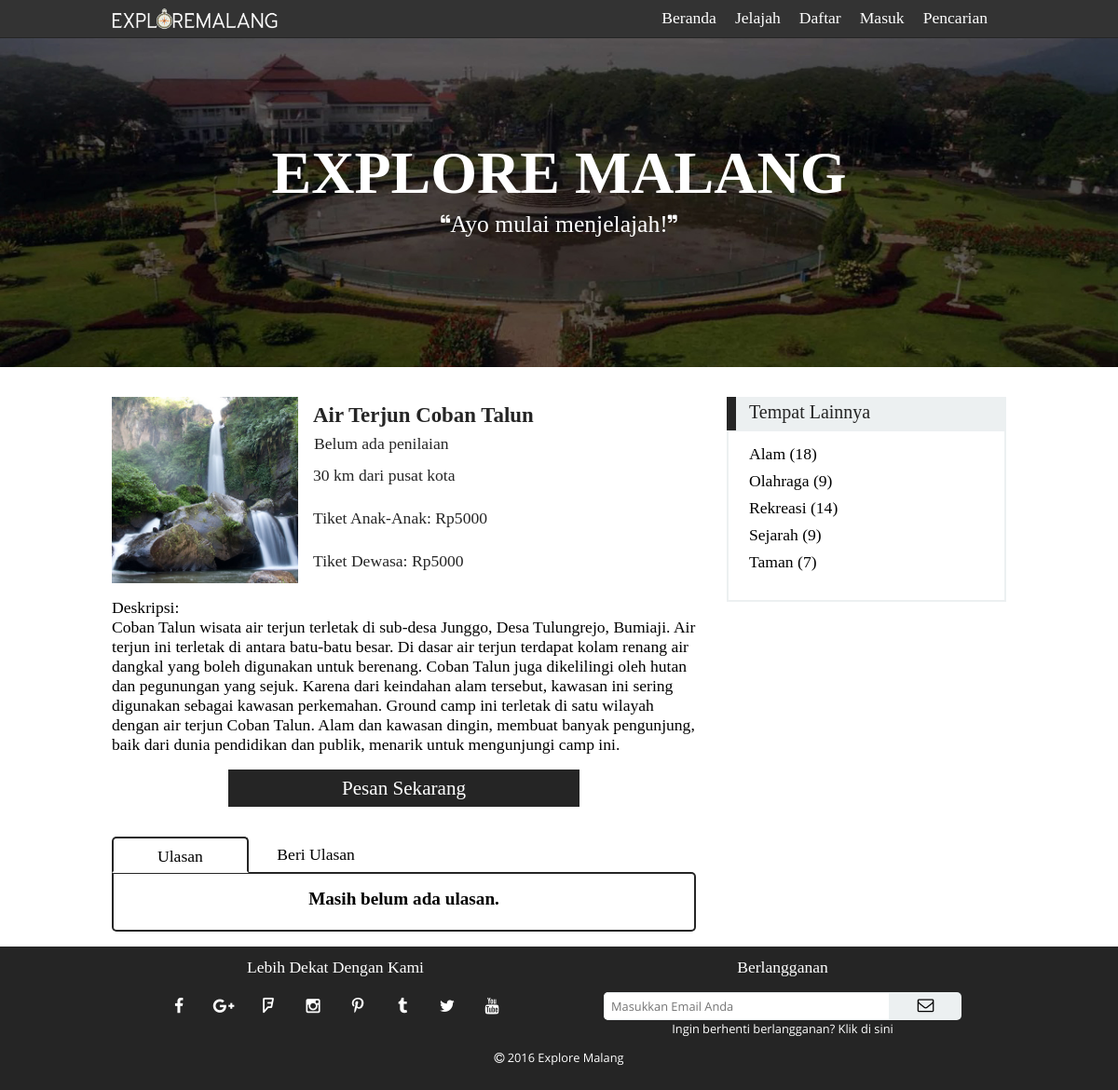
The page /places.php?id=5 on the database its author committed.
### tables this page shows
CREATE TABLE `tb_place` (
  `idplace` int(3) NOT NULL AUTO_INCREMENT,
  `name` varchar(50) NOT NULL,
  `description` text NOT NULL,
  `picture` varchar(50) NOT NULL DEFAULT 'css/img/place/',
  `category` enum('sport','park','recreation','history','nature') NOT NULL DEFAULT 'nature',
  `pricekid` int(10) NOT NULL DEFAULT '0',
  `priceadult` int(10) NOT NULL DEFAULT '0',
  `distance` int(3) NOT NULL DEFAULT '0',
  PRIMARY KEY (`idplace`)
);

### places.php (the view, shortened to what this page needs)
<?php
    if (isset($_GET['id'])==true){
        $idplace = $_GET['id'];
    }
    require 'template/template-upper.php';
    $tbl_name="tb_place";
?>
<link rel="stylesheet" type="text/css" href="css/places.css">
<div id="place-container">
    <?php
        if (isset($_GET['id'])==true){
            echo '<table cellpadding="0" cellspacing="0">';
            echo '<tr>';
            echo '<td id="table-left" width="%">';
            $query="SELECT * FROM $tbl_name WHERE idplace='$idplace'";
            $result=mysql_query($query);
            $count=mysql_num_rows($result);
            if ($count==1){
                $row = mysql_fetch_array($result);
                echo '<table id="detail-container" cellpadding="0" cellspacing="0">';
                echo '<tr>';
                echo '<td id="detail-picture" rowspan="5">';
                echo '<img src="';
                echo $row["picture"];
                echo '">';
                echo '</td>';
                echo '<td id="detail-name">';
                echo '<h6>';
                echo $row["name"];
                echo '</h6>';
                echo '</td>';
                echo '</tr>';
                echo '<tr>';
                echo '<td id="detail-rating">';
                $tbl_name2 = "tb_review";
                $rating="SELECT * FROM $tbl_name2 WHERE idplace=$idplace";
                $result2=mysql_query($rating);
                $count2=mysql_num_rows($result2);
                if ($count2==0){
                    echo '<p id="first-star" style="padding-left: 17px;">Belum ada penilaian</p>';
                }
                echo '</td>';
                echo '</tr>';
                echo '<tr>';
                echo '<td id="detail-distance">';
                echo '<p>';
                echo $row["distance"];
                echo ' km dari pusat kota</p>';
                echo '</td>';
                echo '</tr>';
                echo '<tr>';
                echo '<td id="detail-price1">';
                echo '<p>Tiket Anak-Anak: ';
                if ($row["pricekid"]==0){
                    echo 'Gratis';
                }
                else {
                    echo ' Rp'.$row["pricekid"];
                }
                echo '</p>';
                echo '</td>';
                echo '</tr>';
                echo '<tr>';
                echo '<td id="detail-price2">';
                echo '<p>Tiket Dewasa: ';
                if ($row["priceadult"]==0){
                    echo 'Gratis';
                }
                else {
                    echo ' Rp'.$row["priceadult"];
                }
                echo '</p>';
                echo '</td>';
                echo '</tr>';
                echo '</table>';
                echo '<table id="place-desc" cellpadding="0" cellspacing="0">';
                echo '<tr>';
                echo '<td id="desc">';
                echo 'Deskripsi:';
                echo '</td>';
                echo '<td>';
                echo $row["description"];
                echo '</td>';
                echo '</tr>';
                echo '<tr>';
                echo '<td id="detail-reserve" colspan="2">';
                if (($row["priceadult"]==0)&&($row["pricekid"]==0)){
                    echo '<label for="no-need-pay-check">';
                    echo '<p>';
                    echo 'Pesan Sekarang';
                    echo '</p>';
                    echo '</label>';
                }
                else {
                    echo '<a href="reservation.php?id=';
                    echo $row["idplace"];
                    echo '">';
                    echo '<button>Pesan Sekarang</button>';
                    echo '</a>';
                }
                echo '</td>';
                echo '</tr>';
                echo '</table>';
                echo '<div id="review-tab">';
                echo '<div id="tab-1" class="tabs unselectable">';
                echo '<label for="tab1">';
                echo 'Ulasan';
                echo '</label>';
                echo '</div>';
                echo '<div id="tab-2" class="tabs unselectable">';
                echo '<label for="tab2">';
                echo 'Beri Ulasan';
                echo '</label>';
                echo '</div>';
                echo '</div>';
                echo '<div id="review-container">';
                echo '<br>';
                echo '<div id="tabs-1">';
                $tbl_name2 = "tb_review";
                $rating="SELECT * FROM $tbl_name2 WHERE idplace=$idplace";
                $result2=mysql_query($rating);
                $count2=mysql_num_rows($result2);
                if ($count2>=1){
                    while ($row2=mysql_fetch_array($result2)){
                        echo '<table class="table-review" cellpadding="0" cellspacing="0">';
                        echo '<tr>';
                        echo '<td class="review-img" rowspan="3">';
                        echo '<img src="';
                        $tbl_name3 = "tb_profile";
                        $username3=$row2['username'];
                        $query3 = "SELECT * FROM $tbl_name3 WHERE username='$username3'";
                        $result3 = mysql_query($query3);
                        $row3 = mysql_fetch_array($result3);
                        echo $row3['picture'];
                        echo '">';
                        echo '</td>';
                        echo '<td class="review-username">';
                        echo '<p>';
                        echo $row2['username'];
                        echo '</p>';
                        echo '</td>';
                        echo '</tr>';
                        echo '<tr>';
                        echo '<td class="review-star">';
                        echo '<p>';
                        for ($counting = 1; $counting<=$row2["rating"]; $counting++){
                            echo '<i class="fa fa-star"></i>';
                        }
                        echo '</p>';
                        echo '</td>';
                        echo '</tr>';
                        echo '<tr>';
                        echo '<td class="review-content">';
                        echo '<p>';
                        echo $review = nl2br($row2['review']);
                        echo '</p>';
                        echo '</td>';
                        echo '</tr>';
                        echo '</table>';
                        echo '<div class="strips">';
                        echo '</div>';
                    }
                }
                else {
                    echo '<h5>';
                    echo 'Masih belum ada ulasan.';
                    echo '</h5>';
                }
                echo '</div>';
                echo '</div>';
            }
            echo '</td>';
            echo '<td id="table-right">';
            echo '<div id="place-header">';
            echo '<div class="square"></div>';
            echo '<p>Tempat Lainnya</p>';
            echo '</div>';
            echo '<div id="place-other">';
            echo '<br>';
            for ($x=1;$x<=5;$x++){
                switch ($x) {
                    case 1:
                        $showed='Alam';
                        $name='nature';
                        break;
                    case 2:
                        $showed='Olahraga';
                        $name='sport';
                        break;
                    case 3:
                        $showed='Rekreasi';
                        $name='recreation';
                        break;
                    case 4:
                        $showed='Sejarah';
                        $name='history';
                        break;
                    case 5:
                        $showed='Taman';
                        $name='park';
                        break;
                }
                $query="SELECT * FROM $tbl_name WHERE category='$name'";
                $result=mysql_query($query);
                $count=mysql_num_rows($result);
                echo '<div id="category-';
                echo $x;
                echo '" class="category">';
                echo '<label class="unselectable" for="cat-';
                echo $x;
                echo '-more">';
                echo $showed;
                echo ' ('.$count.')</label>';
                echo '</div>';
            }
            echo '</div>';
            echo '</td>';
            echo '</tr>';
            echo '</table>';
        }
    ?>
</div>
<?php
    require 'template/template-footer.php';
?>

### css/style.css (style rules this page uses)
body { margin: 0; min-height: 100%; }
a { text-decoration: none; color: inherit; }
.unselectable { -webkit-user-select: none; -moz-user-select: none; -ms-user-select: none; -o-user-select: none; user-select: none; }

### css/places.css (style rules this page uses)
#place-container { width: 80%; margin: auto; margin-top: 32px; }
#place-container table { width: 100%; }
#place-container table #table-left { vertical-align: top; }
#table-left #detail-container { width: 95%; margin: 0; }
#table-left #detail-container #detail-picture { width: 200px; height: 200px; }
#table-left #detail-container #detail-picture img { width: 100%; height: 100%; }
#table-left #detail-container #detail-name, #table-left #detail-container #detail-rating, #table-left #detail-container #detail-distance, #table-left #detail-container #detail-price1, #table-left #detail-container #detail-price2 { font-family: Pseudonym; font-size: 1.1em; color: #252525; }
#table-left #detail-container #detail-rating p, #table-left #detail-container #detail-distance p, #table-left #detail-container #detail-price1 p, #table-left #detail-container #detail-price2 p { margin-left: 16px; margin-right: 16px; }
#table-left #detail-container #detail-name h6 { font-size: 1.3em; margin: 0; margin-left: 16px; margin-right: 16px; }
#table-left #detail-container #detail-name { height: 40px; }
#table-left #detail-container #detail-rating { height: 20px; }
#table-left #detail-container #detail-rating #first-star { margin-left: 0; }
#table-left #place-desc { font-family: Pseudonym; font-size: 1.1em; width: 95%; margin: 0; margin-top: 16px; margin-bottom: 32px; }
#table-left #place-desc td { display: table; width: 100%; }
#table-left #place-desc #desc { vertical-align: top; }
#table-left #place-desc #detail-reserve { text-align: center; vertical-align: top; }
#table-left #place-desc #detail-reserve button { margin-top: 16px; background-color: #252525; border: 0; width: 60%; height: 40px; font-family: Pseudonym; font-size: 1.2em; color: #fff; cursor: pointer; }
#table-left #review-tab { height: 40px; width: 100%; background-color: #fff; }
#table-left #review-tab .tabs { padding-top: 9px; padding-bottom: 9px; text-align: center; float: left; font-family: Pseudonym; font-size: 1.1em; border-radius: 5px 5px 0 0; }
#table-left input[name="tabs"], #review-container #tabs-1, #review-container #tabs-2 { display: none; }
#table-left input[id="tab1"]:checked ~ #review-container #tabs-1, #table-left input[id="tab2"]:checked ~ #review-container #tabs-2 { display: block; }
#table-left #review-tab #tab-1 label { padding-top: 9px; padding-bottom: 9px; padding-left: 49px; padding-right: 49px; cursor: pointer; }
#table-left #review-tab #tab-2 label { padding-top: 9px; padding-bottom: 9px; padding-left: 30.5px; padding-right: 30.5px; cursor: pointer; }
#table-left #review-container { width: 95%; margin: 0; margin-top: -2px; margin-bottom: 16px; box-shadow: inset 0px 0px 0px 2px #252525; border-radius: 0 5px 5px 5px; }
#table-left input[id="tab1"]:checked ~ #review-tab #tab-1, #table-left input[id="tab2"]:checked ~ #review-tab #tab-2 { border-top: solid 2px #252525; border-left: solid 2px #252525; border-right: solid 2px #252525; border-bottom: solid 2px #fff; }
#table-left input[id="tab1"]:checked ~ #review-tab #tab-1, #table-left input[id="tab2"]:checked ~ #review-tab .tabs { padding-bottom: 5px; }
#table-left input[id="tab1"]:checked ~ #review-tab #tab-1 label { padding-top: 7px; padding-bottom: 7px; padding-left: 47px; padding-right: 47px; cursor: default; }
#review-container #tabs-1 { width: 100%; }
#review-container #tabs-1 h5, #review-container #tabs-2 h5 { font-family: Pseudonym; font-size: 1.2em; text-align: center; margin: 0; padding-bottom: 24px; padding-left: 4px; padding-right: 4px; }
#place-container table #table-right { width: 300px; vertical-align: top; }
#place-header { height: 36px; width: 100%; background-color: #ecf0f1; }
.square { height: 100%; width: 10px; background-color: #252525; float: left; }
#place-header p { font-family: Pseudonym; font-size: 20px; color: #252525; float: left; margin: 0; margin-left: 14px; margin-top: 5px; }
#table-right #place-other { box-shadow: inset 0px 0px 0px 2px #ecf0f1; margin-top: -1px; margin-bottom: 16px; }
.category { font-family: Pseudonym; text-align: left; padding-bottom: 8px; }
.category label { cursor: pointer; font-size: 1.1em; margin-left: 24px; }
#place-other { padding-bottom: 24px; }

### rows shown on the page
tb_place: picture (picture), name "Air Terjun Coban Talun", distance "30", pricekid "5000", priceadult "5000", description "Coban Talun wisata air terjun terletak di sub-desa Junggo, Desa Tulungrejo, Bumiaji. Air terjun ini terletak di antara batu-batu besar. Di dasar air terjun terdapat kolam renang air dangkal yang boleh digunakan untuk berenang. Coban Talun juga dikelilingi oleh hutan dan pegunungan yang sejuk. Karena dari keindahan alam tersebut, kawasan ini sering digunakan sebagai kawasan perkemahan. Ground camp ini terletak di satu wilayah dengan air terjun Coban Talun. Alam dan kawasan dingin, membuat banyak pengunjung, baik dari dunia pendidikan dan publik, menarik untuk mengunjungi camp ini."

### other values the page prints
$showed "Alam"
$count "18"
$showed "Olahraga"
$count "9"
$showed "Rekreasi"
$count "14"
$showed "Sejarah"
$showed "Taman"
$count "7"
